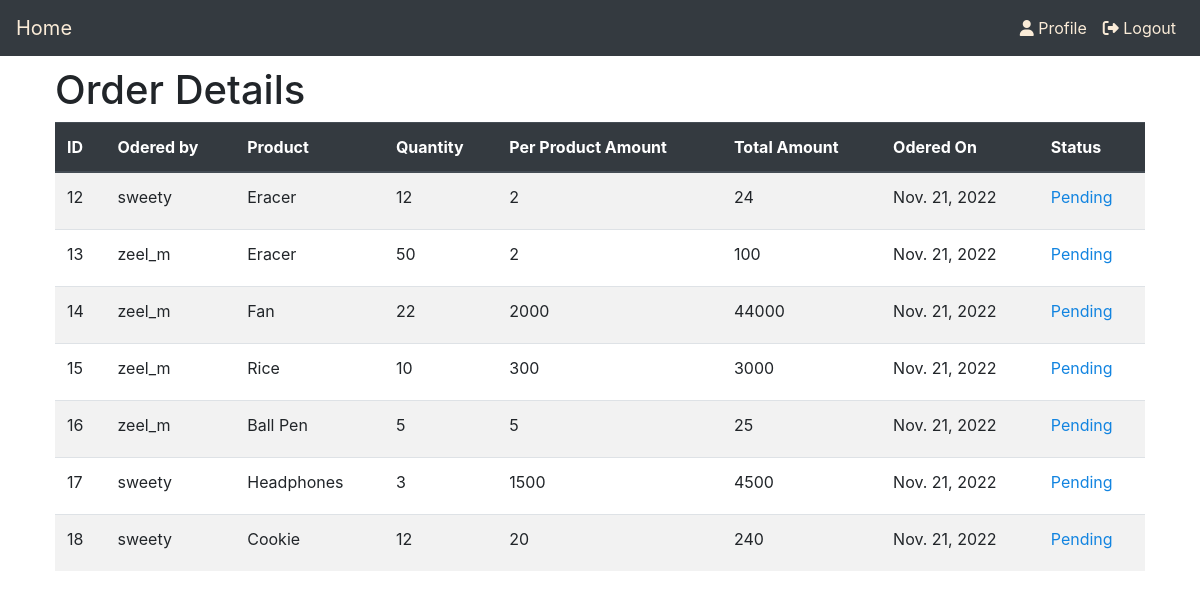
/order/ (signed in), run on the app's committed database.
### dashboard/models.py (models this page shows, shortened)
class Order(models.Model):
    PAYMENT_PENDING = 'Pending'
    PAYMENT_DELIVERED = 'Delivered'
    PAYMENT_CANCELLED = 'Cancelled'
    PAYMENT_STATUS = [
        (PAYMENT_PENDING, 'Pending'),
        (PAYMENT_DELIVERED, 'Delivered'),
        (PAYMENT_CANCELLED, 'Cancelled'),
    ]
    name = models.ForeignKey(Product, on_delete=models.CASCADE, null=True)
    customer = models.ForeignKey(User, on_delete=models.CASCADE, null=True)
    order_quantity = models.PositiveIntegerField(null=True)
    payment_status = models.CharField(
        max_length=20, choices=PAYMENT_STATUS, default=PAYMENT_PENDING)
    placed_at = models.DateField(auto_now_add=True, null=True)
    @property
    def total_amount(self):
        return self.order_quantity*self.name.unit_price

class Product(models.Model):
    name = models.CharField(max_length=100, null=True)
    quantity = models.PositiveIntegerField(null=True)
    category = models.CharField(max_length=50, choices=CATEGORY, null=True)
    unit_price = models.IntegerField(null=True)

### dashboard/views.py (the view)
# urls.py: path('order/', views.order, name='dashboard-order'),
@login_required(login_url='user-login')
def order(request):
    order = Order.objects.order_by('-payment_status')
    order_count = order.count()
    context = {
        'order': order,
        'order_count': order_count,
    }
    return render(request, 'dashboard/order.html', context)

### templates/dashboard/order.html (shortened to what this page needs)
{% extends 'partials/base.html' %}
{% block content %}
<div class="container" style="padding: 10px;">
    <div>
        <h1>Order Details</h1>
    </div>
    <table class="table table-striped">
        <thead class="thead-dark">
            <tr>
                <th scope="col">ID</th>
                <th scope="col">Odered by</th>
                <th scope="col">Product</th>
                <th scope="col">Quantity</th>
                <th scope="col">Per Product Amount</th>
                <th scope="col">Total Amount</th>
                <th scope="col">Odered On</th>
                <th scope="col">Status</th>
            </tr>
        </thead>
        <tbody>
            {% for order in order %}
            <tr>
                <td>{{ order.id }}</td>
                <td>{{ order.customer }}</td>
                <td>{{ order.name.name }}</td>
                <td>{{ order.order_quantity }}</td>
                <td>{{ order.name.unit_price }}</td>
                <td>{{ order.total_amount }}</td>
                <td>{{ order.placed_at }}</td>
                {% if order.payment_status == "Pending" %}
                    <td><label style="color: rgb(18, 132, 224);">{{ order.payment_status }}</label></td>
                {% endif %}
            </tr>
            {% endfor %}
        </tbody>
    </table>
</div>
{% endblock %}

### static/style.css (style rules this page uses)
body { background: rgba(255, 255, 255, 0.692); }

### data on the page
Order: id "12", customer "sweety", name.name "Eracer", order_quantity "12", name.unit_price "2", total_amount "24", placed_at "Nov. 21, 2022", payment_status "Pending"
Order: id "13", customer "zeel_m", name.name "Eracer", order_quantity "50", name.unit_price "2", total_amount "100", placed_at "Nov. 21, 2022", payment_status "Pending"
Order: id "14", customer "zeel_m", name.name "Fan", order_quantity "22", name.unit_price "2000", total_amount "44000", placed_at "Nov. 21, 2022", payment_status "Pending"
Order: id "15", customer "zeel_m", name.name "Rice", order_quantity "10", name.unit_price "300", total_amount "3000", placed_at "Nov. 21, 2022", payment_status "Pending"
Order: id "16", customer "zeel_m", name.name "Ball Pen", order_quantity "5", name.unit_price "5", total_amount "25", placed_at "Nov. 21, 2022", payment_status "Pending"
Order: id "17", customer "sweety", name.name "Headphones", order_quantity "3", name.unit_price "1500", total_amount "4500", placed_at "Nov. 21, 2022", payment_status "Pending"
Order: id "18", customer "sweety", name.name "Cookie", order_quantity "12", name.unit_price "20", total_amount "240", placed_at "Nov. 21, 2022", payment_status "Pending"
